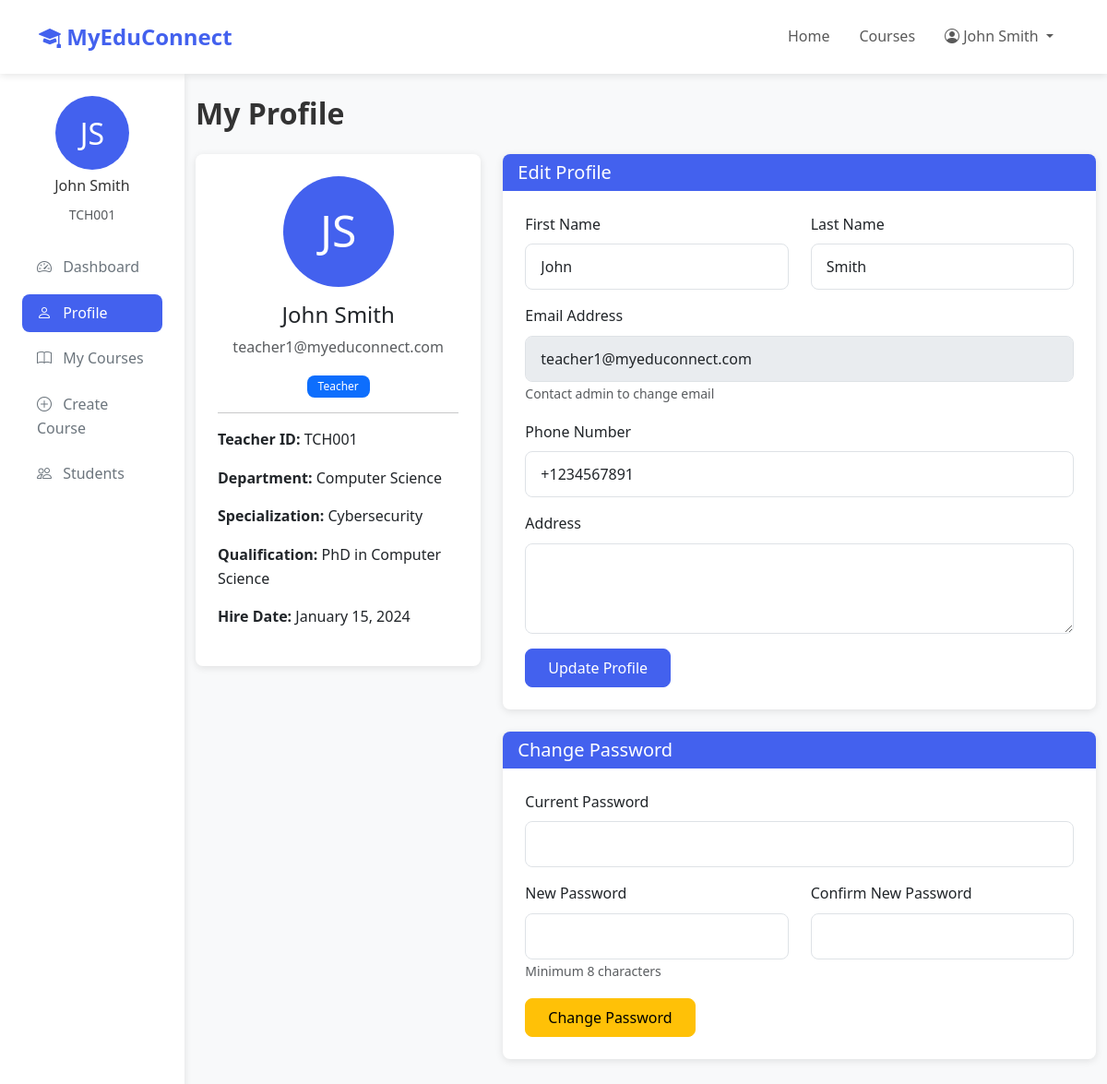
Screenshot of /teacher/profile.php (signed in) with the database file from the repository.
### tables this page shows
CREATE TABLE teachers (
    teacher_id INT AUTO_INCREMENT PRIMARY KEY,
    user_id INT UNIQUE NOT NULL,
    teacher_id_number VARCHAR(50) UNIQUE NOT NULL,
    department VARCHAR(100),
    specialization VARCHAR(255),
    qualification VARCHAR(255),
    hire_date DATE,
    salary DECIMAL(10, 2),
    bio TEXT,
    FOREIGN KEY (user_id) REFERENCES users(user_id) ON DELETE CASCADE,
    INDEX idx_teacher_id_number (teacher_id_number),
    INDEX idx_department (department)
);

CREATE TABLE users (
    user_id INT AUTO_INCREMENT PRIMARY KEY,
    email VARCHAR(255) UNIQUE NOT NULL,
    password VARCHAR(255) NOT NULL,
    first_name VARCHAR(100) NOT NULL,
    last_name VARCHAR(100) NOT NULL,
    phone VARCHAR(20),
    address TEXT,
    profile_picture VARCHAR(255),
    role ENUM('student', 'teacher', 'admin') NOT NULL,
    status ENUM('active', 'inactive', 'suspended') DEFAULT 'active',
    created_at TIMESTAMP DEFAULT CURRENT_TIMESTAMP,
    updated_at TIMESTAMP DEFAULT CURRENT_TIMESTAMP ON UPDATE CURRENT_TIMESTAMP,
    last_login TIMESTAMP NULL,
    INDEX idx_email (email),
    INDEX idx_role (role),
    INDEX idx_status (status)
);

### config/database.php (called while the page is built, shortened)
<?php
class Database {
    private static $instance = null;
    private $connection;
    private function __construct() {
        try {
            $dsn = "mysql:host=" . DB_HOST . ";dbname=" . DB_NAME . ";charset=" . DB_CHARSET;
            $options = [
                PDO::ATTR_ERRMODE => PDO::ERRMODE_EXCEPTION,
                PDO::ATTR_DEFAULT_FETCH_MODE => PDO::FETCH_ASSOC,
                PDO::ATTR_EMULATE_PREPARES => false,
                PDO::ATTR_PERSISTENT => false
            ];
            $this->connection = new PDO($dsn, DB_USER, DB_PASS, $options);
        } catch (PDOException $e) {
            die("Database Connection Failed: " . $e->getMessage());
        }
    }
    public static function getInstance() {
        if (self::$instance === null) {
            self::$instance = new self();
        }
        return self::$instance;
    }
    public function getConnection() {
        return $this->connection;
    }
}
function dbSelectOne($query, $params = []) {
    $db = Database::getInstance()->getConnection();
    $stmt = $db->prepare($query);
    $stmt->execute($params);
    return $stmt->fetch();
}

### includes/functions.php (called while the page is built, shortened)
<?php
require_once __DIR__ . '/../config/database.php';
function formatDate($date, $format = 'F j, Y') {
    return date($format, strtotime($date));
}
function getTeacherByUserId($userId) {
    $query = "SELECT t.*, u.* FROM teachers t JOIN users u ON t.user_id = u.user_id WHERE t.user_id = ?";
    return dbSelectOne($query, [$userId]);
}

### teacher/profile.php (the view, shortened to what this page needs)
<?php
require_once '../includes/functions.php';
$teacher = getTeacherByUserId(getCurrentUserId());
?>
<!DOCTYPE html>
<html lang="en">
<head>
    <link href="https://cdn.jsdelivr.net/npm/bootstrap@5.3.0/dist/css/bootstrap.min.css" rel="stylesheet">
    <link href="https://cdn.jsdelivr.net/npm/bootstrap-icons@1.10.0/font/bootstrap-icons.css" rel="stylesheet">
    <link href="<?php echo APP_URL; ?>/assets/css/style.css" rel="stylesheet">
</head>
<body>
    <nav class="navbar navbar-expand-lg navbar-light bg-white sticky-top">
        <div class="container">
            <a class="navbar-brand" href="<?php echo APP_URL; ?>">
                <i class="bi bi-mortarboard-fill"></i> <?php echo APP_NAME; ?>
            </a>
            <div class="collapse navbar-collapse" id="navbarNav">
                <ul class="navbar-nav ms-auto">
                    <li class="nav-item">
                        <a class="nav-link" href="<?php echo APP_URL; ?>">Home</a>
                    </li>
                    <li class="nav-item">
                        <a class="nav-link" href="<?php echo APP_URL; ?>/courses.php">Courses</a>
                    </li>
                    <li class="nav-item dropdown">
                        <a class="nav-link dropdown-toggle" href="#" id="navbarDropdown" role="button" data-bs-toggle="dropdown">
                            <i class="bi bi-person-circle"></i> <?php echo htmlspecialchars($_SESSION['user_name']); ?>
                        </a>
                    </li>
                </ul>
            </div>
        </div>
    </nav>
    <div class="container-fluid">
        <div class="row">
            <div class="col-md-3 col-lg-2 sidebar">
                <div class="mb-4">
                    <div class="text-center mb-3">
                        <div style="width: 80px; height: 80px; background: var(--primary-color); border-radius: 50%; margin: 0 auto; display: flex; align-items: center; justify-content: center; color: white; font-size: 2rem;">
                            <?php echo strtoupper(substr($teacher['first_name'], 0, 1)) . strtoupper(substr($teacher['last_name'], 0, 1)); ?>
                        </div>
                        <h6 class="mt-2"><?php echo htmlspecialchars($teacher['first_name'] . ' ' . $teacher['last_name']); ?></h6>
                        <small class="text-muted"><?php echo htmlspecialchars($teacher['teacher_id_number']); ?></small>
                    </div>
                </div>
                <nav class="nav flex-column">
                    <a class="nav-link" href="dashboard.php">
                        <i class="bi bi-speedometer2"></i> Dashboard
                    </a>
                    <a class="nav-link active" href="profile.php">
                        <i class="bi bi-person"></i> Profile
                    </a>
                    <a class="nav-link" href="courses.php">
                        <i class="bi bi-book"></i> My Courses
                    </a>
                    <a class="nav-link" href="create-course.php">
                        <i class="bi bi-plus-circle"></i> Create Course
                    </a>
                    <a class="nav-link" href="students.php">
                        <i class="bi bi-people"></i> Students
                    </a>
                </nav>
            </div>
            <div class="col-md-9 col-lg-10 py-4">
                <h2 class="fw-bold mb-4">My Profile</h2>
                <div class="row">
                    <div class="col-lg-4 mb-4">
                        <div class="card">
                            <div class="card-body text-center">
                                <div style="width: 120px; height: 120px; background: var(--primary-color); border-radius: 50%; margin: 0 auto 1rem; display: flex; align-items: center; justify-content: center; color: white; font-size: 3rem;">
                                    <?php echo strtoupper(substr($teacher['first_name'], 0, 1)) . strtoupper(substr($teacher['last_name'], 0, 1)); ?>
                                </div>
                                <h4><?php echo htmlspecialchars($teacher['first_name'] . ' ' . $teacher['last_name']); ?></h4>
                                <p class="text-muted"><?php echo htmlspecialchars($teacher['email']); ?></p>
                                <span class="badge bg-primary">Teacher</span>
                                <hr>
                                <div class="text-start">
                                    <p><strong>Teacher ID:</strong> <?php echo htmlspecialchars($teacher['teacher_id_number']); ?></p>
                                    <p><strong>Department:</strong> <?php echo htmlspecialchars($teacher['department'] ?? 'N/A'); ?></p>
                                    <p><strong>Specialization:</strong> <?php echo htmlspecialchars($teacher['specialization'] ?? 'N/A'); ?></p>
                                    <p><strong>Qualification:</strong> <?php echo htmlspecialchars($teacher['qualification'] ?? 'N/A'); ?></p>
                                    <p><strong>Hire Date:</strong> <?php echo formatDate($teacher['hire_date']); ?></p>
                                </div>
                            </div>
                        </div>
                    </div>
                    <div class="col-lg-8 mb-4">
                        <div class="card">
                            <div class="card-header">
                                <h5 class="mb-0">Edit Profile</h5>
                            </div>
                            <div class="card-body">
                                <form method="POST" action="">
                                    <div class="row">
                                        <div class="col-md-6 mb-3">
                                            <label for="first_name" class="form-label">First Name</label>
                                            <input type="text" class="form-control" id="first_name" name="first_name" required
                                                   value="<?php echo htmlspecialchars($teacher['first_name']); ?>">
                                        </div>
                                        <div class="col-md-6 mb-3">
                                            <label for="last_name" class="form-label">Last Name</label>
                                            <input type="text" class="form-control" id="last_name" name="last_name" required
                                                   value="<?php echo htmlspecialchars($teacher['last_name']); ?>">
                                        </div>
                                    </div>
                                    <div class="mb-3">
                                        <label for="email" class="form-label">Email Address</label>
                                        <input type="email" class="form-control" id="email" value="<?php echo htmlspecialchars($teacher['email']); ?>" disabled>
                                        <small class="text-muted">Contact admin to change email</small>
                                    </div>
                                    <div class="mb-3">
                                        <label for="phone" class="form-label">Phone Number</label>
                                        <input type="tel" class="form-control" id="phone" name="phone"
                                               value="<?php echo htmlspecialchars($teacher['phone'] ?? ''); ?>">
                                    </div>
                                    <div class="mb-3">
                                        <label for="address" class="form-label">Address</label>
                                        <textarea class="form-control" id="address" name="address" rows="3"><?php echo htmlspecialchars($teacher['address'] ?? ''); ?></textarea>
                                    </div>
                                    <button type="submit" class="btn btn-primary">Update Profile</button>
                                </form>
                            </div>
                        </div>
                        <div class="card mt-4">
                            <div class="card-header">
                                <h5 class="mb-0">Change Password</h5>
                            </div>
                            <div class="card-body">
                                <form method="POST" action="">
                                    <div class="mb-3">
                                        <label for="current_password" class="form-label">Current Password</label>
                                        <input type="password" class="form-control" id="current_password" name="current_password" required>
                                    </div>
                                    <div class="row">
                                        <div class="col-md-6 mb-3">
                                            <label for="new_password" class="form-label">New Password</label>
                                            <input type="password" class="form-control" id="new_password" name="new_password" required
                                                   data-strength="true" data-confirm="confirm_password">
                                            <small class="text-muted">Minimum <?php echo PASSWORD_MIN_LENGTH; ?> characters</small>
                                        </div>
                                        <div class="col-md-6 mb-3">
                                            <label for="confirm_password" class="form-label">Confirm New Password</label>
                                            <input type="password" class="form-control" id="confirm_password" name="confirm_password" required>
                                        </div>
                                    </div>
                                    <button type="submit" class="btn btn-warning">Change Password</button>
                                </form>
                            </div>
                        </div>
                    </div>
                </div>
            </div>
        </div>
    </div>
</body>
</html>

### assets/css/style.css (style rules this page uses)
:root { --primary-color: #4361ee; --secondary-color: #3f37c9; --success-color: #4cc9f0; --danger-color: #f72585; --warning-color: #f8961e; --info-color: #4cc9f0; --light-color: #f8f9fa; --dark-color: #212529; --gray-color: #6c757d; --border-radius: 8px; --box-shadow: 0 2px 8px rgba(0, 0, 0, 0.1); --transition: all 0.3s ease; }
body { font-family: 'Segoe UI', Tahoma, Geneva, Verdana, sans-serif; line-height: 1.6; color: #333; background-color: #f8f9fa; }
a { color: var(--primary-color); text-decoration: none; transition: var(--transition); }
.navbar { box-shadow: var(--box-shadow); padding: 1rem 0; }
.navbar-brand { font-weight: 700; font-size: 1.5rem; color: var(--primary-color) !important; }
.nav-link { font-weight: 500; padding: 0.5rem 1rem !important; border-radius: var(--border-radius); }
.card { border: none; border-radius: var(--border-radius); box-shadow: var(--box-shadow); transition: var(--transition); overflow: hidden; }
.card-header { background-color: var(--primary-color); color: white; font-weight: 600; border-bottom: none; }
.card-body { padding: 1.5rem; }
.btn { border-radius: var(--border-radius); padding: 0.5rem 1.5rem; font-weight: 500; transition: var(--transition); }
.btn-primary { background-color: var(--primary-color); border-color: var(--primary-color); }
.form-control { border-radius: var(--border-radius); border: 1px solid #dee2e6; padding: 0.75rem 1rem; transition: var(--transition); }
.form-label { font-weight: 500; margin-bottom: 0.5rem; }
.sidebar { background-color: white; box-shadow: var(--box-shadow); min-height: calc(100vh - 56px); padding: 1.5rem; }
.sidebar .nav-link { color: var(--gray-color); padding: 0.75rem 1rem; margin-bottom: 0.5rem; border-radius: var(--border-radius); }
.sidebar .nav-link:hover, .sidebar .nav-link.active { background-color: var(--primary-color); color: white; }
.sidebar .nav-link i { margin-right: 0.5rem; }
.badge { padding: 0.375rem 0.75rem; border-radius: var(--border-radius); font-weight: 500; }

### rows the page displays
teachers: user.first_name "J", user.last_name "S", user.last_name "John Smith", teacher_id_number "TCH001", user.email "teacher1@myeduconnect.com", department "Computer Science", specialization "Cybersecurity", qualification "PhD in Computer Science", hire_date "January 15, 2024", first_name "John", last_name "Smith", phone "+1234567891"

### other values shown
APP_NAME "MyEduConnect"
$_SESSION['user_name'] "John Smith"
PASSWORD_MIN_LENGTH "8"
